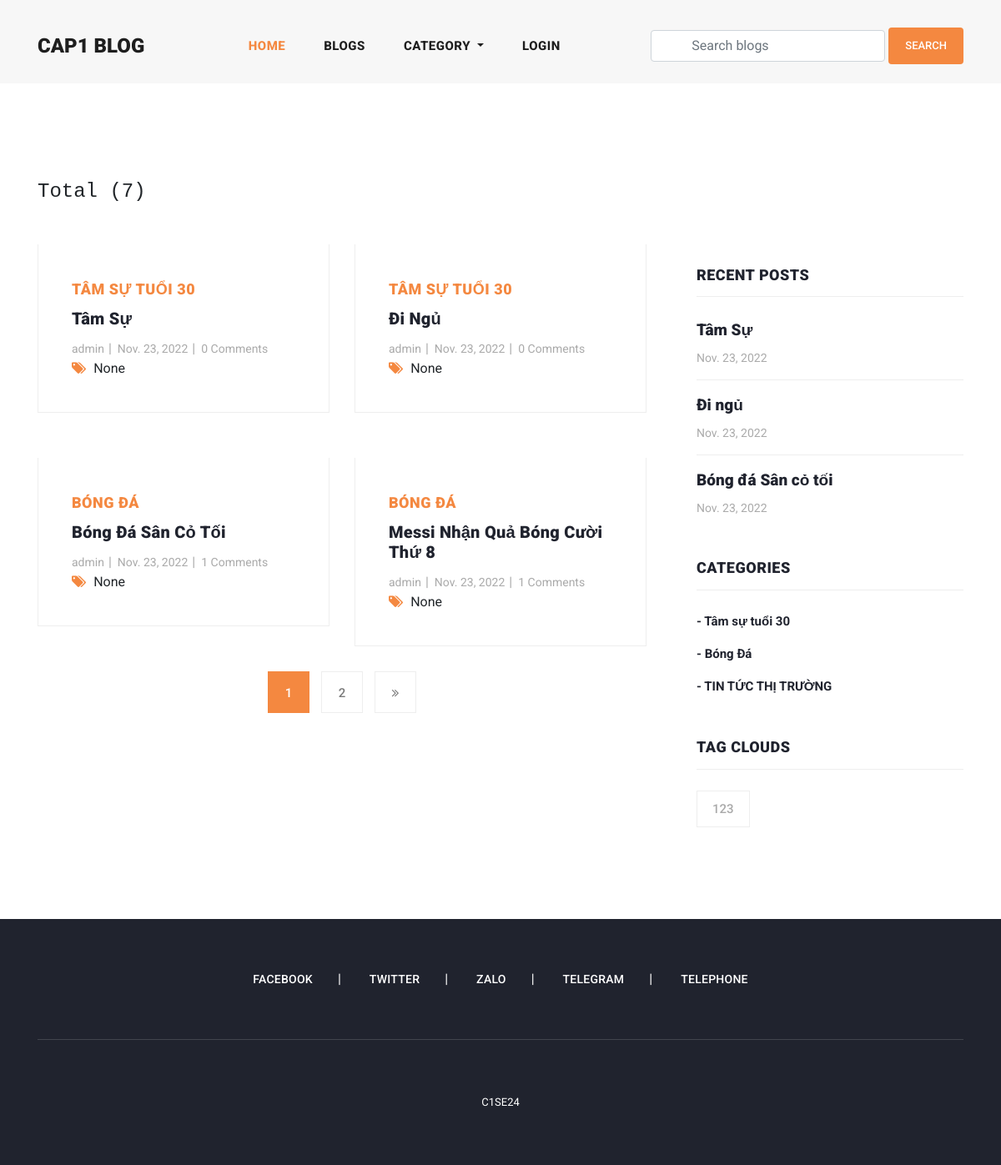
The app's page /blogs/ with its own data.
### blog/models.py (models this page shows, shortened)
class Blog(models.Model):
    user = models.ForeignKey(
        User,
        related_name='user_blogs',
        on_delete=models.CASCADE
    )
    category = models.ForeignKey(
        Category,
        related_name='category_blogs',
        on_delete=models.CASCADE
    )
    tags = models.ManyToManyField(
        Tag,
        related_name='tag_blogs',
        blank=True
    )
    likes = models.ManyToManyField(
        User,
        related_name='user_likes',
        blank=True
    )
    title = models.CharField(
        max_length=250
    )
    slug = models.SlugField(null=True, blank=True)
    banner = models.ImageField(upload_to='blog_banners')
    description = RichTextField()
    created_date = models.DateField(auto_now_add=True)

class Category(models.Model):
    title = models.CharField(max_length=150, unique=True)
    slug = models.SlugField(null=True, blank=True)
    created_date = models.DateField(auto_now_add=True)

class Tag(models.Model):
    title = models.CharField(max_length=150)
    slug = models.SlugField(null=True, blank=True)
    created_date = models.DateField(auto_now_add=True)

### user_profile/models.py (models this page shows, shortened)
class User(AbstractUser):
    email = models.EmailField(
        max_length=150,
        unique=True,
        error_messages={
            "unique": "The email must be unique"
        }
    )
    profile_image = models.ImageField(
        null=True,
        blank=True,
        upload_to="profile_images"
    )
    followers = models.ManyToManyField("Follow")
    REQUIRED_FIELDS = ["email"]
    objects = CustomUserManager()

### blog/views.py (the view)
# urls.py: path('blogs/', blogs, name='blogs'),
def blogs(request):
    queryset = Blog.objects.order_by('-created_date')
    tags = Tag.objects.order_by('-created_date')
    page = request.GET.get('page', 1)
    paginator = Paginator(queryset, 4)
    try:
        blogs = paginator.page(page)
    except EmptyPage:
        blogs = paginator.page(1)
    except PageNotAnInteger:
        blogs = paginator.page(1)
        return redirect('blogs')
    context = {
        "blogs": blogs,
        "tags": tags,
        "paginator": paginator
    }
    return render(request, 'blogs.html', context)

### blog/context_processors.py (called while the page is built)
def get_all_categories(request):
    categories = Category.objects.all()
    context = {
        "categories": categories
    }
    return context

### user_profile/context_processors.py (called while the page is built, shortened)
def user_notifications(request):
    context = {}
    return context

### user_profile/templates/blogs.html (shortened to what this page needs)
{% extends 'base.html' %}
{% load static %}
{% block content %}
    <section class="blog-posts grid-system">
      <div class="container">
        <div class="row">
          <div class="col-md-8 py-3 mb-2">
            <h4 class="text-monospace">Total ({{paginator.object_list.count}})</h4>
          </div>
          <div class="col-lg-8">
            <div class="all-blog-posts">
              <div class="row">
                {% for blog in blogs %}
                {% include 'blog_card.html' %}
                {% endfor %}
                <div class="col-lg-12">
                  {% include 'pagination.html' %}
                </div>
              </div>
            </div>
          </div>
          {% include 'sidebar.html' %}
        </div>
      </div>
    </section>
{% endblock content %}

### user_profile/templates/blog_card.html (shortened to what this page needs)
{% load static %}
<div class="col-lg-6">
    <div class="blog-post">
      <div class="blog-thumb">
      </div>
      <div class="down-content">
        <span>{{blog.category.title}}</span>
        <a href="{% url 'blog_details' blog.slug %}"><h4>{{blog.title}}</h4></a>
        <ul class="post-info">
          <li><a href="{% url 'view_user_information' blog.user.username %}">{{blog.user.username}}</a></li>
          <li><a href="#">{{blog.created_date}}</a></li>
          <li><a href="#">{{blog.blog_comments.all.count}} Comments</a></li>
        </ul>
        <div class="post-options">
          <div class="row">
            <div class="col-lg-12">
              <ul class="post-tags">
                <li><i class="fa fa-tags"></i></li>
                {% if blog.tags.all.count > 0 %}
                {% for tag in blog.tags.all %}
                <li><a href="#">{{tag.title}}</a></li>
                {% endfor %}
                {% else %}
                None
                {% endif %}
              </ul>
            </div>
          </div>
        </div>
      </div>
    </div>
  </div>

### user_profile/templates/sidebar.html
<div class="col-lg-4">
    <div class="sidebar">
      <div class="row">
        <div class="col-lg-12">
          <div class="sidebar-item recent-posts">
            <div class="sidebar-heading">
              <h2>Recent Posts</h2>
            </div>
            <div class="content">
              <ul>
                {% for blog in blogs|slice:"3" %}
                <li><a href="{% url 'blog_details' blog.slug %}">
                  <h5>{{blog.title}}</h5>
                  <span>{{blog.created_date}}</span>
                </a></li>
                {% endfor %}
              </ul>
            </div>
          </div>
        </div>
        <div class="col-lg-12">
          <div class="sidebar-item categories">
            <div class="sidebar-heading">
              <h2>Categories</h2>
            </div>
            <div class="content">
              <ul>
                {% for category in categories %}
                <li><a href="{% url 'category_blogs' category.slug %}">- {{category.title}}</a></li>
                {% endfor %}
              </ul>
            </div>
          </div>
        </div>
        <div class="col-lg-12">
          <div class="sidebar-item tags">
            <div class="sidebar-heading">
              <h2>Tag Clouds</h2>
            </div>
            <div class="content">
              <ul>
                {% for tag in tags %}
                <li><a href="{% url 'tag_blogs' tag.slug %}">{{tag.title}}</a></li>
                {% endfor %}
              </ul>
            </div>
          </div>
        </div>
      </div>
    </div>
  </div>

### assets/css/templatemo-stand-blog.css (style rules this page uses)
body { font-family: 'Roboto', sans-serif; overflow-x: hidden; text-rendering: optimizeLegibility; -webkit-font-smoothing: antialiased; -moz-osx-font-smoothing: grayscale; }
a { text-decoration: none!important; }
ul { padding: 0; margin: 0; list-style: none; }
h1,h2,h3,h4,h5,h6 { margin: 0px; }
.blog-posts { margin-top: 100px; }
.blog-posts .blog-post { margin-bottom: 30px; }
.blog-posts .down-content { padding: 40px; border-right: 1px solid #eee; border-left: 1px solid #eee; border-bottom: 1px solid #eee; }
.blog-posts .down-content span { font-size: 18px; text-transform: uppercase; letter-spacing: 0.5px; font-weight: 900; color: #f48840; }
.blog-posts .down-content h4 { font-size: 24px; text-transform: capitalize; letter-spacing: 0.5px; font-weight: 900; color: #20232e; margin: 10px 0px 12px 0px; }
.blog-posts .down-content ul.post-info li { display: inline-block; margin-right: 8px; }
.blog-posts .down-content ul.post-info li:after { content: '|'; color: #aaa; margin-left: 8px; }
.blog-posts .down-content h4 { font-size: 20px; letter-spacing: 0.25px; }
.grid-system .down-content ul.post-info li { margin-right: 3px; }
.grid-system .down-content ul.post-info li:after { margin-left: 5px; }
.blog-posts .down-content ul.post-info li:last-child::after { display: none; }
.blog-posts .down-content ul.post-info li a { font-size: 14px; color: #aaa; font-weight: 400; transition: all .3s; }
.blog-posts .down-content ul.post-tags li, .blog-posts .down-content ul.post-share li { display: inline-block; }
.blog-posts .down-content ul.post-tags li:first-child i, .blog-posts .down-content ul.post-share li:first-child i { color: #f48840; margin-right: 5px; }
.blog-posts .down-content ul.post-tags li, .blog-posts .down-content ul.post-share li { color: #aaa; }
.blog-posts .sidebar-heading h2 { font-size: 18px; text-transform: uppercase; font-weight: 900; letter-spacing: 0.5px; color: #20232e; border-bottom: 1px solid #eee; padding-bottom: 15px; margin-bottom: 25px; }
.sidebar { margin-left: 30px; }
.sidebar .sidebar-item { margin-top: 50px; }
.sidebar .sidebar-heading h2 { font-size: 18px; text-transform: uppercase; font-weight: 900; letter-spacing: 0.5px; color: #20232e; border-bottom: 1px solid #eee; padding-bottom: 15px; margin-bottom: 25px; }
.sidebar .recent-posts ul li { margin-bottom: 15px; padding-bottom: 15px; border-bottom: 1px solid #eee; }
.sidebar .recent-posts ul li:last-child { margin-bottom: 0px; padding-bottom: 0px; border-bottom: none; }
.sidebar .recent-posts ul li h5 { font-size: 19px; font-weight: 900; color: #20232e; line-height: 30px; transition: all 0.3s; }
.sidebar .recent-posts ul li span { display: block; font-size: 14px; color: #aaa; margin-top: 8px; }
.sidebar .categories ul li { margin-bottom: 15px; }
.sidebar .categories ul li:last-child { margin-bottom: 0px; }
.sidebar .categories ul li a { font-size: 15px; font-weight: 700; color: #20232e; transition: all .3s; }
.sidebar .tags ul li { margin-right: 6px; display: inline-block; }
.sidebar .tags ul li { margin-bottom: 10px; }
.sidebar .tags ul li a { font-size: 15px; font-weight: 500; color: #aaa; display: inline-block; border: 1px solid #eee; padding: 10px 18px; transition: all .3s; }

### records on screen
Blog: category "TÂM SỰ TUỔI 30", title "Tâm Sự", user.username "admin", created_date "Nov. 23, 2022", blog_comments.all.count "0", shows "None"
Blog: category "TÂM SỰ TUỔI 30", title "Đi Ngủ", user.username "admin", created_date "Nov. 23, 2022", blog_comments.all.count "0", shows "None", title "Đi ngủ"
Blog: category "BÓNG ĐÁ", title "Bóng Đá Sân Cỏ Tối", user.username "admin", created_date "Nov. 23, 2022", blog_comments.all.count "1", shows "None", title "Bóng đá Sân cỏ tối"
Blog: category "BÓNG ĐÁ", title "Messi Nhận Quả Bóng Cười Thứ 8", user.username "admin", created_date "Nov. 23, 2022", blog_comments.all.count "1", shows "None"
Category: title "Tâm sự tuổi 30"
Category: title "Bóng Đá"
Category: title "TIN TỨC THỊ TRƯỜNG"
Tag: title "123"

### other values on screen
{{ paginator.object_list.count }} "7"
{{ page }} "1"
{{ page }} "2"
